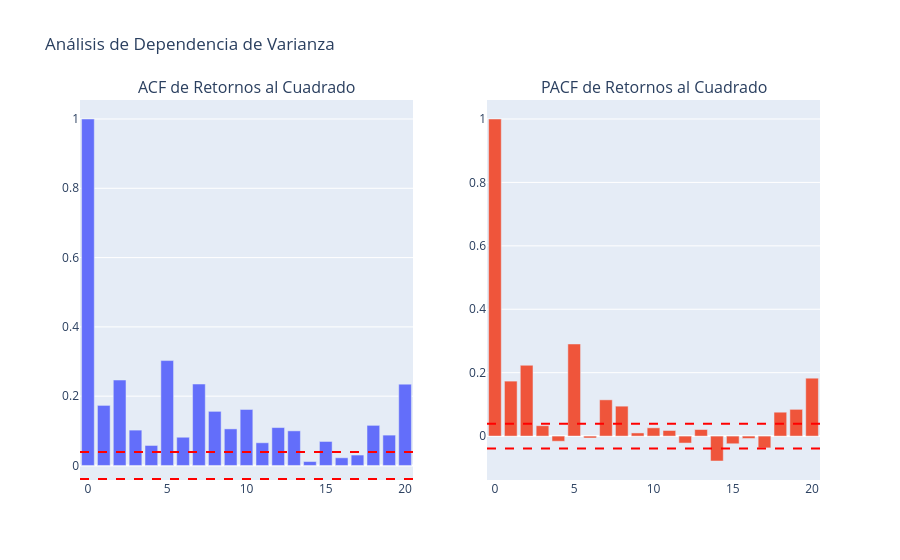

The cell this chart's notebook holds for it:
### Markdown cell above
Se analizan los retornos al cuadrado con funciones de autocorrelación (ACF) y autocorrelación parcial (PACF) para identificar la presencia de heterocedasticidad condicional. Esto nos ayuda, ya que los modelos GARCH se justifican cuando existe dependencia en la varianza a lo largo del tiempo.

### Code cell
# Retornos al cuadrado
sq_returns = returns**2

# Calcular ACF y PACF
lag_acf = acf(sq_returns, nlags=20)
lag_pacf = pacf(sq_returns, nlags=20, method='ols')

# Graficar ACF y PACF con Plotly
fig = make_subplots(rows=1, cols=2, subplot_titles=('ACF de Retornos al Cuadrado', 'PACF de Retornos al Cuadrado'))

# Añadir barras de ACF
fig.add_trace(go.Bar(x=np.arange(len(lag_acf)), y=lag_acf, name='ACF'), row=1, col=1)
# Añadir barras de PACF
fig.add_trace(go.Bar(x=np.arange(len(lag_pacf)), y=lag_pacf, name='PACF'), row=1, col=2)

# Líneas de significancia (aprox 1.96 / sqrt(N))
sig_level = 1.96 / np.sqrt(len(returns))
for i in [1, 2]:
    fig.add_hline(y=sig_level, line_dash="dash", line_color="red", row=1, col=i)
    fig.add_hline(y=-sig_level, line_dash="dash", line_color="red", row=1, col=i)

fig.update_layout(title='Análisis de Dependencia de Varianza', showlegend=False)
fig.show()

### Figure 1 — Plotly figure (JSON) as saved in the notebook; plotly's stock layout.template omitted (floating-point values rounded to 4 significant figures)
{"data": [{"name": "ACF", "type": "bar", "x": [0, 1, 2, 3, 4, 5, 6, 7, 8, 9, 10, 11, 12, 13, 14, 15, 16, 17, 18, 19, 20], "xaxis": "x", "y": [1.0, 0.1733, 0.2466, 0.102, 0.05771, 0.3027, 0.08145, 0.2351, 0.1562, 0.1056, 0.1616, 0.06549, 0.1094, 0.09986, 0.01132, 0.06927, 0.02212, 0.03005, 0.1158, 0.08759, 0.2347], "yaxis": "y"}, {"name": "PACF", "type": "bar", "x": [0, 1, 2, 3, 4, 5, 6, 7, 8, 9, 10, 11, 12, 13, 14, 15, 16, 17, 18, 19, 20], "xaxis": "x2", "y": [1.0, 0.1733, 0.2233, 0.03269, -0.01628, 0.2905, -0.006061, 0.1143, 0.09437, 0.009867, 0.02604, 0.01762, -0.02199, 0.02063, -0.0786, -0.02422, -0.007526, -0.03722, 0.0753, 0.08429, 0.1826], "yaxis": "y2"}], "layout": {"annotations": [{"font": {"size": 16}, "showarrow": false, "text": "ACF de Retornos al Cuadrado", "x": 0.225, "xanchor": "center", "xref": "paper", "y": 1, "yanchor": "bottom", "yref": "paper"}, {"font": {"size": 16}, "showarrow": false, "text": "PACF de Retornos al Cuadrado", "x": 0.775, "xanchor": "center", "xref": "paper", "y": 1, "yanchor": "bottom", "yref": "paper"}], "shapes": [{"line": {"color": "red", "dash": "dash"}, "type": "line", "x0": 0, "x1": 1, "xref": "x domain", "y0": 0.03908, "y1": 0.03908, "yref": "y"}, {"line": {"color": "red", "dash": "dash"}, "type": "line", "x0": 0, "x1": 1, "xref": "x domain", "y0": -0.03908, "y1": -0.03908, "yref": "y"}, {"line": {"color": "red", "dash": "dash"}, "type": "line", "x0": 0, "x1": 1, "xref": "x2 domain", "y0": 0.03908, "y1": 0.03908, "yref": "y2"}, {"line": {"color": "red", "dash": "dash"}, "type": "line", "x0": 0, "x1": 1, "xref": "x2 domain", "y0": -0.03908, "y1": -0.03908, "yref": "y2"}], "showlegend": false, "title": {"text": "Análisis de Dependencia de Varianza"}, "xaxis": {"anchor": "y", "domain": [0, 0.45]}, "xaxis2": {"anchor": "y2", "domain": [0.55, 1]}, "yaxis": {"anchor": "x", "domain": [0, 1]}, "yaxis2": {"anchor": "x2", "domain": [0, 1]}}}
